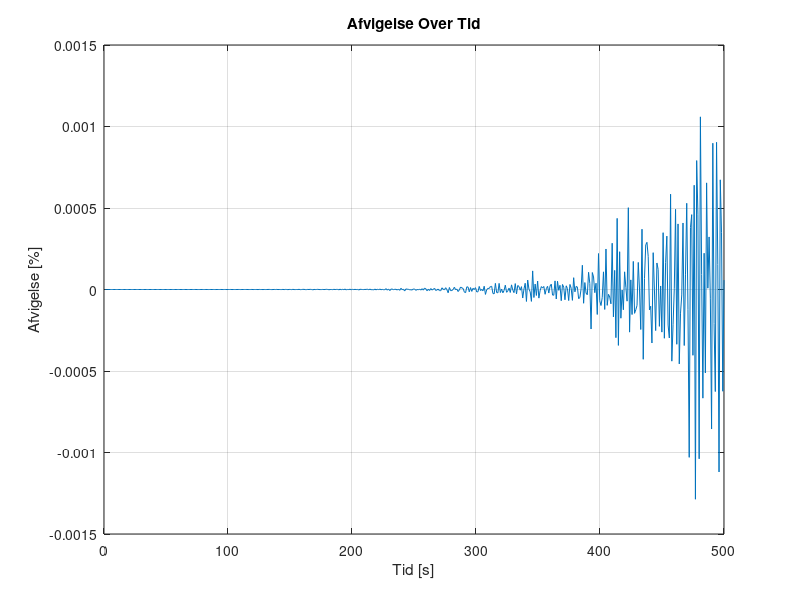
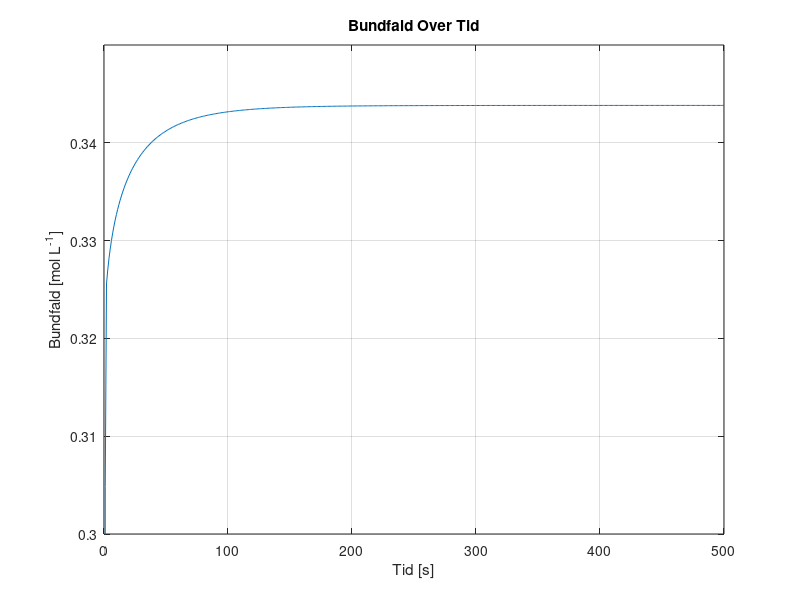
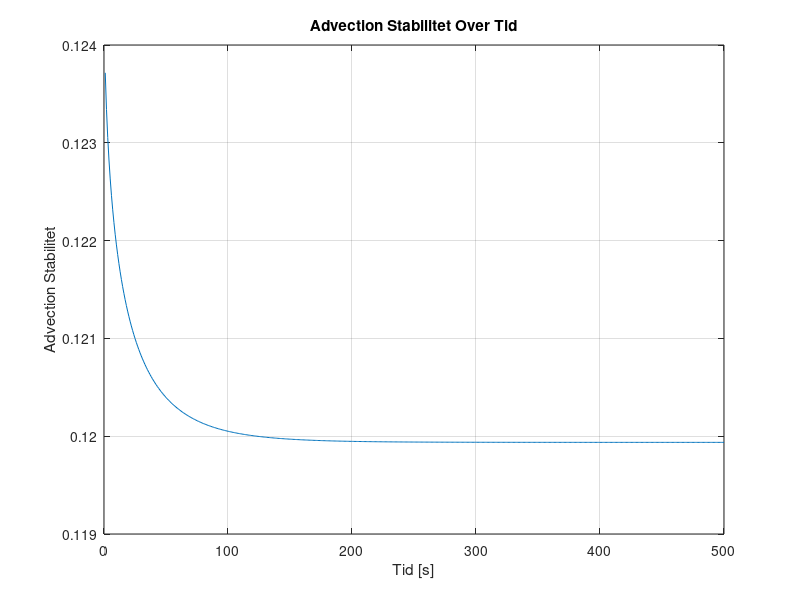
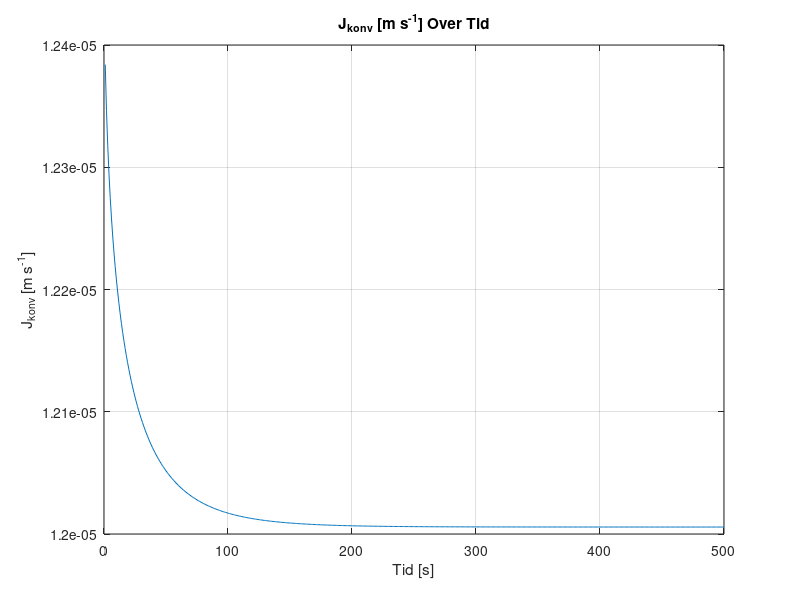

Write the MATLAB code that produced these figures, in order. (Note: this script raises an error after producing the figures.)
%__Gruppe 3-Simulering-3.Sem__
clear
close all
clc
%% Inital Parameters
Lx = 0.1;                     % Domain length [m]
domain_steps = 1000;          % Number of spatial domain steps
dx = Lx / (domain_steps - 1); % Position discretization [m]
 
Lt = 500;              % Time length [s]
time_steps = 500;      % Number of time steps
dt = Lt / time_steps;  % Temporal discretization [s]

% DEFINED VARIABLES
D = 1.464*10^-9;      % Diffusivity coefficient H2PO4- in water [m^2 s^-1]
Cf = 0.1;             % Ionconcentration of the feed [mol L^-1]
DeltaP = 35;          % Change in outer pressure [bar]
Am = 0.0308;          % Surfacearea of the membrane [m^2]
k0 = 5.7311*10^-7;    % Initial water permeability [m^3 m^-2 bar^-1 s^-1] 
mu = 0.8903*10^-9;    % Viscosity of water [bar∙s]
Rm = 1/(mu*k0);       % Membraneresitance of water [m^-1]
alpha = 1*10^14;      % Specific fouling resistance [m · kg-1] or [m L mol^-1]
JuScalar = 0.5;       % Percipitate Advection Coefficient
sig_i = 0.1;          % Rejection of ions 

% PHYSICAL CONSTANTS

R = 8.31415*10^-2;  % Gasconstant [L Bar mol^-1 K^-1]
T = 273.15+25;      % Temperature [K]
 
% Anonymous functions

Udf = @(conc) 0.0011*exp(36.328*conc) + 0.263253; % Concentration of percipitate in respect to Ciw. [mol L^-1]
Rf = @(conc) alpha*(Udf(conc)/Am);                % Foulingresistance [m^-1]
k = @(conc) 1/(mu*(Rm+Rf(conc)));                 % Water permeability dependent on mu,Rm and Rf [m^3 m^-2 bar^-1 s^-1]


% Space and Time Grid
x = linspace(0, Lx, domain_steps);
t = linspace(0, Lt, time_steps);

% Initial concentration array AND Initial condition
C = zeros(domain_steps, time_steps)+0.1; % 0.1 molar [H2PO4] at pH 2.9


% Diffusive Stability

DS = D*dt/dx^2;
fprintf('\n Diffusivity Stability = %f', DS);
if DS>0.5 
   fprintf(2,'\n ERROR: Stabilitetsfejl');
else
    fprintf('\n Stable Diffusion Model !!');
end


%% Time-stepping loop
for j = 2:time_steps
    for i = 1:domain_steps
        Ciw = C(domain_steps, j-1); % Concentration of ions at the wall [mol L^-1]

        C(1, :) = Cf; % Set the leftmost boundary to Cf [mol L^-1]

        if j == 2
            Cbw = Udf(Cf); % Initial Percipitation
        else
            Cbw = Udf(Ciw) + Jkonv*Udf(Cf)*(dt/dx)*JuScalar; % Total percipitate after advection [mol L^-1]
        end

        Jkonv = (k(Ciw)*(DeltaP-(1*R*T*(Ciw))));  % Volume flux = Jkonv , in terms of osmotic pressure (DeltaP, R, T, C_(i_w)) and k. [m/s]

        if i == 1 % First Cell (no left neighbor)
            Jdiff = 0;       % Diffusive ionflux
            Jadv = 0;        % Advective flux

        elseif i == domain_steps % Membrane wall cell (no right neighbor)
            Jdiff = (D * (C(domain_steps - 1, j-1) - C(domain_steps, j-1))) / dx^2;           % Diffusive ionflux [mol · m-2 · s-1]
            Jadv = -Jkonv * (C(domain_steps, j-1)*(1-sig_i) - C(domain_steps - 1, j-1)) / dx; % Advective flux [mol · m-2 · s-1]

        else    % Bulk Cells
            % Calculate the second derivative normally
            Jdiff = D * (C(i + 1, j-1) - 2 * C(i, j-1) + C(i - 1, j-1)) / dx^2; % Diffusive ionflux at the membrane wall [mol · m-2 · s-1]
            Jadv = -Jkonv * (C(i, j-1) - C(i-1, j-1)) / dx;                     % Advective flux at the membrane wall [mol · m-2 · s-1]
        end
        % Apply the diffusion-advection equation
        C(i, j) = C(i, j-1) + dt * (Jdiff + Jadv); % Apply the diffusion-advection equation [mol L^-1]
        Jkonv_values(j) = Jkonv;                   % Storing convective flux values in respect to time
        Cbw_values(j) = Cbw;                       % Storing precipitate values in respect to time
        AS(j) = Jkonv * dt/dx;                     % Storing Stability plot values
    end
end
%% conservation and error

volprc = dx*Am*1000;  % Volume per cell in Liters

Ciw = [0,C(domain_steps, :)]; % Making the matrix line up properly and have the right size
Ciw(end) = [];

Systemdiff = [0, diff(sum(C*volprc,1))]; % Difference in system concentration per dt

inflow = Cf*(Jkonv_values)*(dt/dx)*volprc;                 % Input [mol]
outflow = Ciw.* Jkonv_values*(dt/dx)*volprc*(1-sig_i);     % Output [mol]
infoutdiff = (inflow - outflow);                           % Difference in input and output
ERROR = ((Systemdiff - infoutdiff).*Systemdiff.^(-1))*100; % Mass conservation error


%% 2D Plots

% Plot Mass Conservation Error values over time

figure;
plot(t, ERROR);
xlabel('Tid [s]');
ylabel('Afvigelse [%]');
title('Afvigelse Over Tid');
grid on;


% Plot Percipitate (DS) values over time

figure;
plot(t, Cbw_values);
xlabel('Tid [s]');
ylabel('Bundfald [mol L^{-1}]');
title('Bundfald Over Tid');
grid on;
ylim([0.3, 0.35]);

% Plot Advection Stability (DS) values over time

figure;
plot(t(2:end), AS(2:end));
xlabel('Tid [s]');
ylabel('Advection Stabilitet');
title('Advection Stabilitet Over Tid');
grid on;

% Plot Jkonv values over time
figure;
plot(t(2:end), Jkonv_values(2:end));
xlabel('Tid [s]');
ylabel('J_{konv} [m s^{-1}]');
title('J_{konv} [m s^{-1}] Over Tid');
grid on;
xlim([0, 500]);
ax = gca;
ax.YAxis.Exponent = -6;

% Define fractions of time steps you want to visualize
time_fraction = [0.001, 0.01, 0.1, 0.2, 0.3, 0.4, 0.5, 0.6, 0.7, 0.8, 0.9];  % For example, 0.1 corresponds to 10% of time steps

% Calculate the corresponding time indices
time_instances = round(time_fraction * time_steps);

% Figure - Concentration over time sideplot
figure;
hold on;

for i = 1:length(time_instances)   % Concentration at specific time instances
    time_index = time_instances(i);
    plot(x, C(:, time_index));
end

xlabel('Position [m]');
ylabel('Koncentration [mol L^{-1}]');
title('Koncentration over Position ved Forskellige Tidsfraktioner');
xlim([0.099, Lx]);
ylim([0.1, 0.12]);
legend(arrayfun(@(f) ['t=', num2str(f)], time_fraction, 'UniformOutput', false));

grid on;
hold off;


%% 3D Plot

% 3D surface plot - concentration over time and position
[T, X] = meshgrid(t, x);
figure;
h = surf(X, T, C);
xlabel('Position [m]');
ylabel('Tid [s]');
zlabel('Koncentration [mol L^{-1}]');
title('Koncentration Over Tid og Position');
xlim([0, Lx]);
ylim([0, Lt]);
zlim([0.1, 0.12]);
set(h,'LineStyle','none')
colormap(jet)
clim([0.1, 0.11])


%%
load('step1jv.mat', 'Jv_values1');
load('step2jv.mat', 'Jv_values2');
load('step3jv.mat', 'Jv_values3');
load('step4jv.mat', 'Jv_values4');

% Remove the first value from each series
Jv_values1 = Jv_values1(2:end);
Jv_values2 = Jv_values2(2:end);
Jv_values3 = Jv_values3(2:end);
Jv_values4 = Jv_values4(2:end);

%% Jv graph

% Create a figure for the first plot
figure;
hold on;
x = linspace(0, 500, 500);

plot(x(2:end), Jv_values1, 'LineWidth', 1.5);
plot(x(2:end), Jv_values2, 'LineWidth', 1.5);
plot(x(2:end), Jv_values3, 'LineWidth', 1.5);
plot(x(2:end), Jv_values4, 'LineWidth', 1.5);

xlabel('Tid [s]');
ylabel('J_{konv} [m s^{-1}]');
title('J_{konv} [m s^{-1}] Over Tid');
grid on;

legend('Step 1', 'Step 2', 'Step 3', 'Step 4');
%% Double Y-axis Jv graph
figure;

% Plot Step 2 on the left y-axis
yyaxis left;
plot(x(2:end), Jv_values2, 'LineWidth', 1.5, 'LineStyle', '-'); 
ylabel('J_{v} [m^{3} m^{-2} s^{-1}]');

hold on;

% Plot Step 3 on the left y-axis
plot(x(2:end), Jv_values3, 'LineWidth', 1.5, 'LineStyle', '--');
ylim([1.825*10^-5, 1.865*10^-5]);           % y-limit for left
ylabel('J_{v} [m^{3} m^{-2} s^{-1}]');

% Plot Step 4 on the right y-axis
yyaxis right;
ylim([1.2*10^-5, 1.24*10^-5]);               % y-limit for right

plot(x(2:end), Jv_values4, 'LineWidth', 1.5);
ylabel('J_{v} [m^{3} m^{-2} s^{-1}]');

xlabel('Tid [s]');
title('J_{v} Over Tid');
grid on;

legend('Step 2', 'Step 3', 'Step 4');
